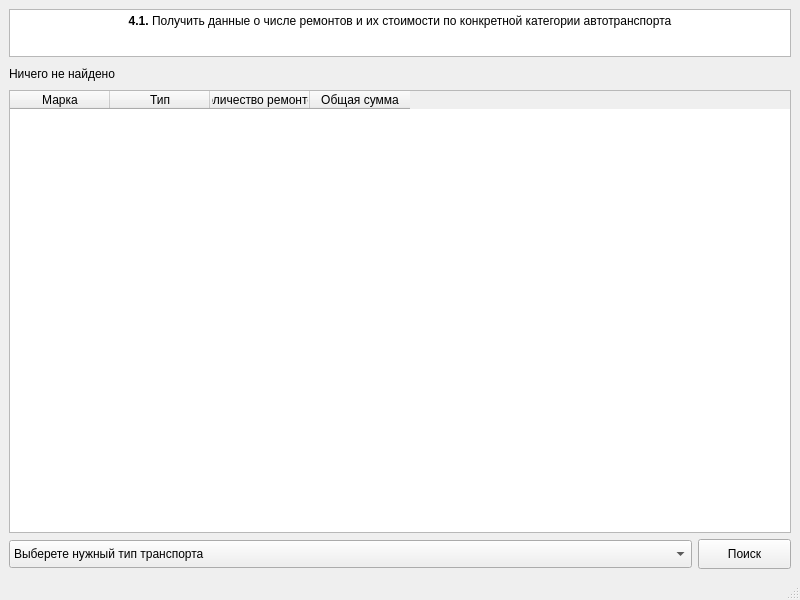
<?xml version="1.0" encoding="UTF-8"?>
<ui version="4.0">
 <class>MainWindow</class>
 <widget class="QMainWindow" name="MainWindow">
  <property name="windowModality">
   <enum>Qt::NonModal</enum>
  </property>
  <property name="geometry">
   <rect>
    <x>0</x>
    <y>0</y>
    <width>800</width>
    <height>600</height>
   </rect>
  </property>
  <property name="minimumSize">
   <size>
    <width>0</width>
    <height>0</height>
   </size>
  </property>
  <property name="maximumSize">
   <size>
    <width>16777215</width>
    <height>16777210</height>
   </size>
  </property>
  <property name="windowTitle">
   <string>Запрос 4.1</string>
  </property>
  <widget class="QWidget" name="centralwidget">
   <layout class="QVBoxLayout" name="verticalLayout_3">
    <item>
     <layout class="QVBoxLayout" name="verticalLayout">
      <item>
       <widget class="QTextBrowser" name="textBrowser">
        <property name="enabled">
         <bool>true</bool>
        </property>
        <property name="maximumSize">
         <size>
          <width>16777215</width>
          <height>48</height>
         </size>
        </property>
        <property name="html">
         <string>&lt;!DOCTYPE HTML PUBLIC &quot;-//W3C//DTD HTML 4.0//EN&quot; &quot;http://www.w3.org/TR/REC-html40/strict.dtd&quot;&gt;
&lt;html&gt;&lt;head&gt;&lt;meta name=&quot;qrichtext&quot; content=&quot;1&quot; /&gt;&lt;style type=&quot;text/css&quot;&gt;
p, li { white-space: pre-wrap; }
&lt;/style&gt;&lt;/head&gt;&lt;body style=&quot; font-family:'MS Shell Dlg 2'; font-size:7.8pt; font-weight:400; font-style:normal;&quot;&gt;
&lt;p align=&quot;center&quot; style=&quot; margin-top:0px; margin-bottom:0px; margin-left:0px; margin-right:0px; -qt-block-indent:0; text-indent:0px;&quot;&gt;&lt;span style=&quot; font-size:9pt; font-weight:600;&quot;&gt;4.1.&lt;/span&gt;&lt;span style=&quot; font-size:9pt;&quot;&gt; Получить данные о числе ремонтов и их стоимости по конкретной категории автотранспорта&lt;/span&gt;&lt;/p&gt;&lt;/body&gt;&lt;/html&gt;</string>
        </property>
       </widget>
      </item>
      <item>
       <widget class="QLabel" name="label">
        <property name="maximumSize">
         <size>
          <width>16777215</width>
          <height>21</height>
         </size>
        </property>
        <property name="font">
         <font>
          <pointsize>9</pointsize>
         </font>
        </property>
        <property name="text">
         <string>Ничего не найдено</string>
        </property>
       </widget>
      </item>
     </layout>
    </item>
    <item>
     <layout class="QVBoxLayout" name="verticalLayout_2">
      <item>
       <widget class="QTableWidget" name="tableWidget">
        <property name="showGrid">
         <bool>true</bool>
        </property>
        <property name="gridStyle">
         <enum>Qt::SolidLine</enum>
        </property>
        <property name="sortingEnabled">
         <bool>false</bool>
        </property>
        <property name="wordWrap">
         <bool>true</bool>
        </property>
        <property name="cornerButtonEnabled">
         <bool>false</bool>
        </property>
        <property name="rowCount">
         <number>0</number>
        </property>
        <property name="columnCount">
         <number>4</number>
        </property>
        <column>
         <property name="text">
          <string>Марка</string>
         </property>
         <property name="font">
          <font>
           <family>MS Shell Dlg 2</family>
           <pointsize>9</pointsize>
          </font>
         </property>
        </column>
        <column>
         <property name="text">
          <string>Тип</string>
         </property>
         <property name="font">
          <font>
           <family>MS Shell Dlg 2</family>
           <pointsize>9</pointsize>
          </font>
         </property>
        </column>
        <column>
         <property name="text">
          <string>Количество ремонтов</string>
         </property>
         <property name="font">
          <font>
           <family>MS Shell Dlg 2</family>
           <pointsize>9</pointsize>
          </font>
         </property>
        </column>
        <column>
         <property name="text">
          <string>Общая сумма</string>
         </property>
         <property name="font">
          <font>
           <family>MS Shell Dlg 2</family>
           <pointsize>9</pointsize>
          </font>
         </property>
        </column>
       </widget>
      </item>
      <item>
       <layout class="QHBoxLayout" name="horizontalLayout">
        <item>
         <widget class="QComboBox" name="comboBox">
          <property name="maximumSize">
           <size>
            <width>16777215</width>
            <height>28</height>
           </size>
          </property>
          <property name="font">
           <font>
            <pointsize>9</pointsize>
           </font>
          </property>
          <item>
           <property name="text">
            <string>Выберете нужный тип транспорта</string>
           </property>
          </item>
          <item>
           <property name="text">
            <string>укпувып</string>
           </property>
          </item>
          <item>
           <property name="text">
            <string>вапыва</string>
           </property>
          </item>
          <item>
           <property name="text">
            <string>ывапыв</string>
           </property>
          </item>
          <item>
           <property name="text">
            <string>New Item</string>
           </property>
          </item>
         </widget>
        </item>
        <item>
         <widget class="QPushButton" name="pushButton">
          <property name="enabled">
           <bool>true</bool>
          </property>
          <property name="minimumSize">
           <size>
            <width>0</width>
            <height>30</height>
           </size>
          </property>
          <property name="maximumSize">
           <size>
            <width>93</width>
            <height>16777215</height>
           </size>
          </property>
          <property name="font">
           <font>
            <pointsize>9</pointsize>
           </font>
          </property>
          <property name="text">
           <string>Поиск</string>
          </property>
         </widget>
        </item>
       </layout>
      </item>
     </layout>
    </item>
   </layout>
  </widget>
  <widget class="QStatusBar" name="statusbar"/>
 </widget>
 <resources/>
 <connections/>
</ui>
